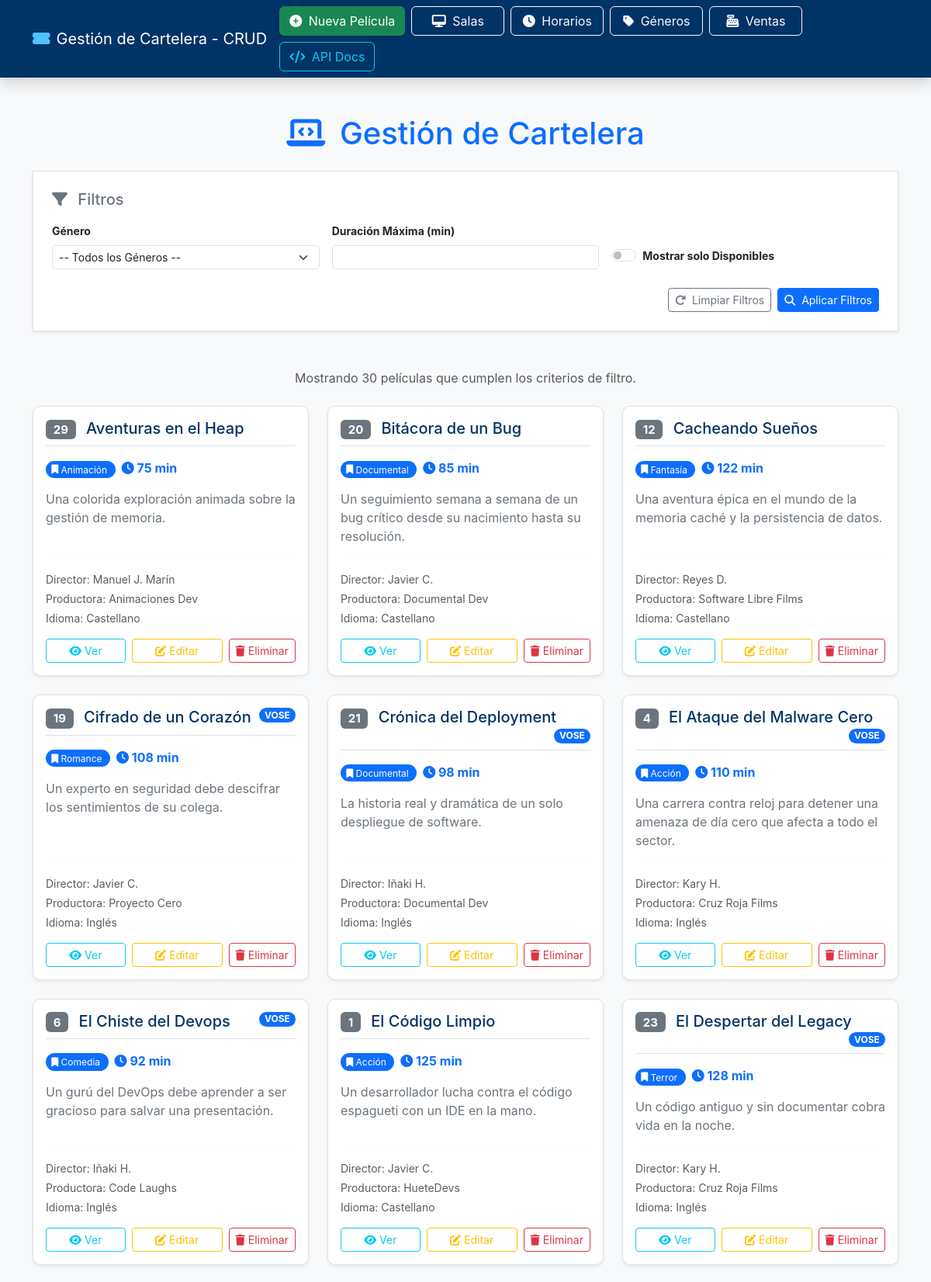
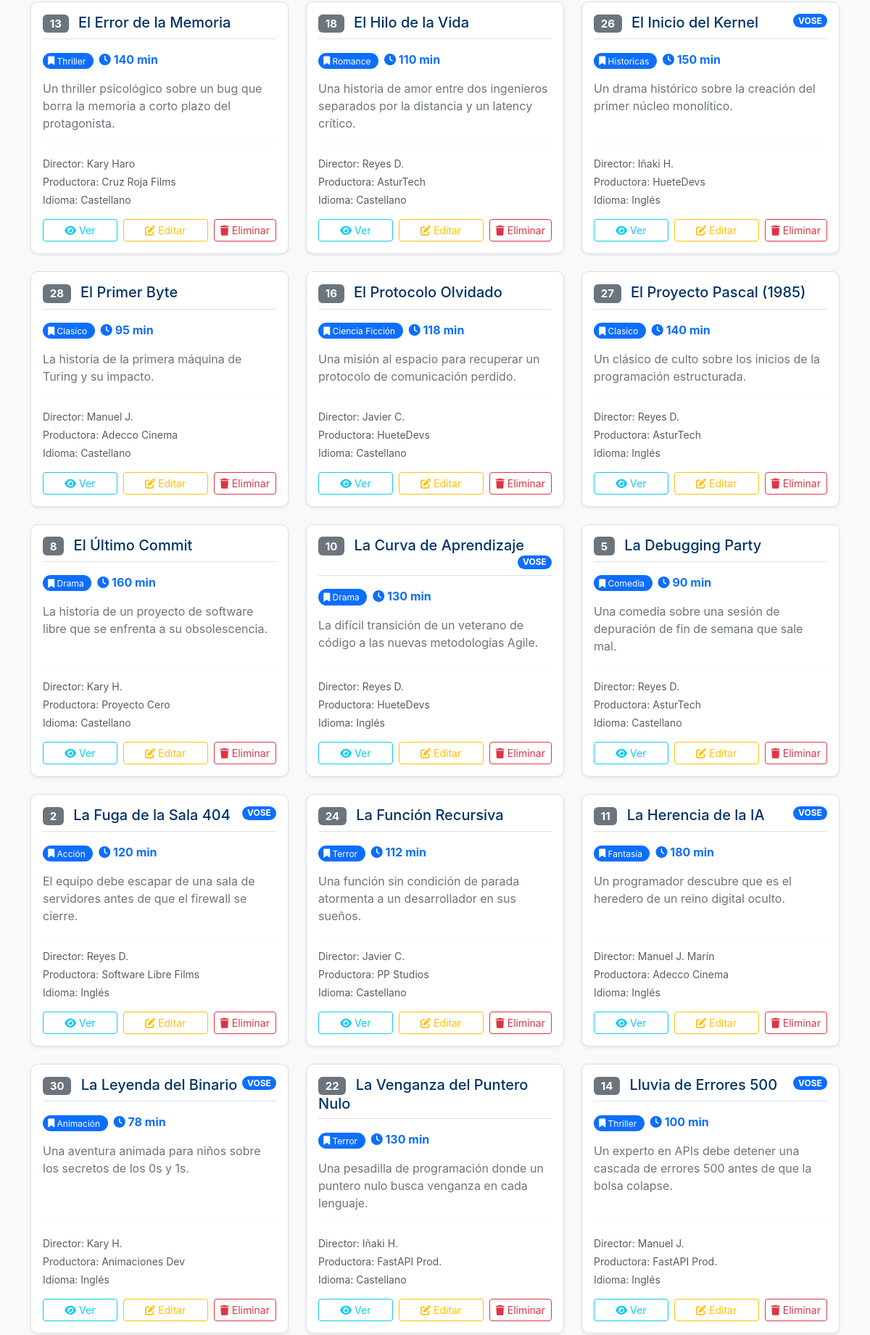
The page / (upper part) on the database its author committed (2 pictures, top to bottom).
### app/models/pelicula.py (models this page shows, shortened)
class PeliculaORM(Base):
    __tablename__ = "peliculas"
    id: Mapped[int] = mapped_column(primary_key=True, autoincrement=True)
    titulo: Mapped[str] = mapped_column(String(255), nullable=False)
    genero_id: Mapped[int] = mapped_column(ForeignKey("generos.id"), nullable=False)
    duracion: Mapped[int] = mapped_column(Integer, nullable=False) # int, no float
    disponible: Mapped[bool] = mapped_column(Boolean, default=True, nullable=False)
    director: Mapped[str | None] = mapped_column(String(100), nullable=True)
    descripcion: Mapped[str | None] = mapped_column(String(1000), nullable=True)
    trailer: Mapped[str | None] = mapped_column(String(255), nullable=True)
    productora: Mapped[str | None] = mapped_column(String(100), nullable=True)
    idioma: Mapped[str | None] = mapped_column(String(50), nullable=True)
    vose: Mapped[bool | None] = mapped_column(Boolean, nullable=True)
    actores: Mapped[list[str] | None] = mapped_column(JSON, nullable=True)
    genero: Mapped["GeneroORM"] = relationship(back_populates="peliculas")

### app/models/genero.py (models this page shows, shortened)
class GeneroORM(Base):
    __tablename__ = "generos"
    id: Mapped[int] = mapped_column(primary_key=True, autoincrement=True)
    nombre: Mapped[str] = mapped_column(String(100), nullable=False, unique=True)
    descripcion: Mapped[str | None] = mapped_column(String(500), nullable=True)
    peliculas: Mapped[List["PeliculaORM"]] = relationship(
        back_populates="genero",
        cascade="all, delete-orphan" # Opcional: si borro un género, borra sus películas
    )

### app/main.py (the view)
@app.get("/", tags=["Web UI"])
def homepage_cartelera(
    request: Request,
    db: Session = Depends(get_db),
    genero_id: Optional[str] = Query(None),
    duracion_max: Optional[str] = Query(None),
    disponible: Optional[str] = Query(None) # Recibe "True" o None
):
    clean_genero_id = int(genero_id) if genero_id and genero_id.isdigit() else None
    clean_duracion_max = int(duracion_max) if duracion_max and duracion_max.isdigit() else None
    filtro_disponible_bool = disponible == "True"
    peliculas = pelicula_service.get_peliculas_filtradas(
        db=db,
        genero_id=clean_genero_id,
        duracion_max=clean_duracion_max,
        disponible=filtro_disponible_bool
    )
    generos_disponibles = genero_service.get_all_generos(db)
    filtros_activos = {
        'genero_id': clean_genero_id,
        'duracion_max': clean_duracion_max,
        'disponible': filtro_disponible_bool
    }
    return templates.TemplateResponse(
        "index.html",
        {
            "request": request,
            "titulo": "Gestión de Cartelera - CRUD",
            "peliculas": peliculas,
            "generos": generos_disponibles,
            "filtros_activos": filtros_activos
        }
    )

### templates/index.html (shortened to what this page needs)
<!DOCTYPE html>
<html lang="es">
<head>
    <link href="https://cdn.jsdelivr.net/npm/bootstrap@5.3.3/dist/css/bootstrap.min.css" rel="stylesheet"
        xintegrity="sha384-QWTKZyjpPEjISv5WaRU9OFeRpok6YctnYmDr5pNlyT2bRjXh0JMhjY6hW+ALEwIH">
    <link rel="stylesheet" href="https://cdnjs.cloudflare.com/ajax/libs/font-awesome/6.5.2/css/all.min.css"
        xintegrity="sha512-SnH5WK+bZxgPHs44uWIX+LLMDJzL3gUq73K2qI90U8v8lC6W9lJvGvE8j+N5i3F3aH8O/2p1x9h6O2A1g==" />
</head>
<body>
    <nav class="navbar navbar-expand-lg navbar-dark shadow sticky-top">
        <div class="container">
            <a class="navbar-brand d-flex align-items-center" href="/">
                <i class="fas fa-ticket-alt me-2"></i>
                {{ titulo }}
            </a>
            <div class="collapse navbar-collapse" id="navbarNav">
                <div class="d-flex flex-wrap ms-auto gap-2 py-2 py-lg-0">
                    <a href="/peliculas/nueva" class="btn btn-success shadow-sm btn-entity">
                        <i class="fas fa-plus-circle me-1"></i> Nueva Película
                    </a>
                    <a href="/salas/" class="btn btn-outline-light btn-entity">
                        <i class="fas fa-desktop me-1"></i> Salas
                    </a>
                    <a href="/horarios/" class="btn btn-outline-light btn-entity">
                        <i class="fas fa-clock me-1"></i> Horarios
                    </a>
                    <a href="/generos/gestion" class="btn btn-outline-light btn-entity">
                        <i class="fas fa-tag me-1"></i> Géneros
                    </a>
                    <a href="/ventas/" class="btn btn-outline-light btn-entity">
                        <i class="fas fa-cash-register me-1"></i> Ventas
                    </a>
                    <a href="/docs" target="_blank" class="btn btn-outline-info btn-entity">
                        <i class="fas fa-code me-1"></i> API Docs
                    </a>
                </div>
            </div>
        </div>
    </nav>
    <main class="container my-5">
        <h1 class="text-center mb-4 text-primary-accent"><i class="fas fa-laptop-code me-2"></i> Gestión de Cartelera</h1>
        <form method="GET" action="/" class="p-4 mb-5 border rounded-lg bg-white shadow-sm">
            <h5 class="mb-3 text-secondary"><i class="fas fa-filter me-2"></i> Filtros</h5>
            <div class="row g-3">
                <div class="col-md-4">
                    <label for="genero_id" class="form-label small fw-bold">Género</label>
                    <select class="form-select form-select-sm" id="genero_id" name="genero_id">
                        <option value="">-- Todos los Géneros --</option>
                    </select>
                </div>
                <div class="col-md-4">
                    <label for="duracion_max" class="form-label small fw-bold">Duración Máxima (min)</label>
                    <input type="number" class="form-control form-control-sm" id="duracion_max" name="duracion_max" min="0"
                           value="{{ filtros_activos.duracion_max if filtros_activos.duracion_max else '' }}">
                </div>
                <div class="col-md-4 d-flex align-items-end">
                    <div class="form-check form-switch pb-1">
                        <input class="form-check-input" type="checkbox" id="disponible" name="disponible"
                               value="True" {% if filtros_activos.disponible %}checked{% endif %}>
                        <label class="form-check-label small fw-bold" for="disponible">
                            Mostrar solo Disponibles
                        </label>
                    </div>
                </div>
            </div>
            <div class="d-flex justify-content-end gap-2 mt-4">
                <a href="/" class="btn btn-outline-secondary btn-sm"><i class="fas fa-redo me-1"></i> Limpiar Filtros</a>
                <button type="submit" class="btn btn-primary btn-sm"><i class="fas fa-search me-1"></i> Aplicar Filtros</button>
            </div>
        </form>
        <p class="text-center text-muted mb-4">Mostrando {{ peliculas|length }} películas que cumplen los criterios de filtro.</p>
        <div class="row row-cols-1 row-cols-md-2 row-cols-lg-3 g-4">
            {% for pelicula in peliculas %}
            <div class="col">
                <div class="card h-100 shadow-sm">
                    <div class="card-body d-flex flex-column">
                        <h5 class="card-title border-bottom pb-2 mb-3">
                            <span class="badge bg-secondary me-2">{{ pelicula.id }}</span>
                            {{ pelicula.titulo }}
                            {% if pelicula.vose %}
                                <span class="badge bg-primary genre-badge float-end">VOSE</span>
                            {% endif %}
                        </h5>
                        <div class="mb-3">
                            <span class="genre-badge bg-primary text-white me-2">
                                <i class="fas fa-bookmark"></i>
                                {{ pelicula.genero.nombre if pelicula.genero else 'Sin Género' }}
                            </span>
                            <span class="duration">
                                <i class="fas fa-clock"></i> {{ pelicula.duracion }} min
                            </span>
                        </div>
                        <p class="card-text text-secondary">{{ pelicula.descripcion|truncate(150) }}</p>
                        <div class="mt-auto pt-3 border-top border-light">
                            <p class="mb-1 small text-muted">Director: {{ pelicula.director if pelicula.director else 'Desconocido' }}</p>
                            <p class="mb-1 small text-muted">Productora: {{ pelicula.productora if pelicula.productora else 'N/A' }}</p>
                            <p class="mb-1 small text-muted">Idioma: {{ pelicula.idioma if pelicula.idioma else 'N/A' }}</p>
                            <div class="d-flex gap-2 mt-3">
                                <a href="/peliculas/{{ pelicula.id }}" class="btn btn-outline-info btn-sm flex-fill">
                                    <i class="fas fa-eye"></i> Ver
                                </a>
                                <a href="/peliculas/editar/{{ pelicula.id }}" class="btn btn-outline-warning btn-sm flex-fill">
                                    <i class="fas fa-edit"></i> Editar
                                </a>
                                <button type="button"
                                        class="btn btn-outline-danger btn-sm"
                                        data-bs-toggle="modal"
                                        data-bs-target="#deleteConfirmModal"
                                        data-pelicula-id="{{ pelicula.id }}"
                                        data-pelicula-titulo="{{ pelicula.titulo }}">
                                    <i class="fas fa-trash"></i> Eliminar
                                </button>
                            </div>
                        </div>
                    </div>
                </div>
            </div>
            {% endfor %}
        </div>
    </main>
</body>
</html>

### templates/index.html (style rules this page uses)
body { background-color: #f8f9fa; color: #212529; font-family: 'Inter', sans-serif; }
.navbar { background-color: #003366 !important; }
.navbar-brand i { color: #4dc3ff; }
.card { background-color: #ffffff; border: 1px solid #dee2e6; transition: transform 0.2s, box-shadow 0.2s; border-radius: 10px; box-shadow: 0 4px 8px rgba(0, 51, 102, 0.05); }
.card-title { color: #003366 !important; }
.genre-badge { font-size: 0.75rem; padding: 0.3em 0.6em; border-radius: 50px; }
.duration { font-weight: bold; color: #0d6efd; }
.text-primary-accent { color: #0d6efd !important; }
.btn-entity { white-space: nowrap; min-width: 120px; }

### rows shown on the page
PeliculaORM: id "29", titulo "Aventuras en el Heap", genero "Animación", duracion "75", descripcion "Una colorida exploración animada sobre la gestión de memoria.", director "Manuel J. Marín", productora "Animaciones Dev", idioma "Castellano"
PeliculaORM: id "20", titulo "Bitácora de un Bug", genero "Documental", duracion "85", descripcion "Un seguimiento semana a semana de un bug crítico desde su nacimiento hasta su resolución.", director "Javier C.", productora "Documental Dev", idioma "Castellano"
PeliculaORM: id "12", titulo "Cacheando Sueños", genero "Fantasía", duracion "122", descripcion "Una aventura épica en el mundo de la memoria caché y la persistencia de datos.", director "Reyes D.", productora "Software Libre Films", idioma "Castellano"
PeliculaORM: id "19", titulo "Cifrado de un Corazón", vose "VOSE", genero "Romance", duracion "108", descripcion "Un experto en seguridad debe descifrar los sentimientos de su colega.", director "Javier C.", productora "Proyecto Cero", idioma "Inglés"
PeliculaORM: id "21", titulo "Crónica del Deployment", vose "VOSE", genero "Documental", duracion "98", descripcion "La historia real y dramática de un solo despliegue de software.", director "Iñaki H.", productora "Documental Dev", idioma "Inglés"
PeliculaORM: id "4", titulo "El Ataque del Malware Cero", vose "VOSE", genero "Acción", duracion "110", descripcion "Una carrera contra reloj para detener una amenaza de día cero que afecta a todo el sector.", director "Kary H.", productora "Cruz Roja Films", idioma "Inglés"
PeliculaORM: id "6", titulo "El Chiste del Devops", vose "VOSE", genero "Comedia", duracion "92", descripcion "Un gurú del DevOps debe aprender a ser gracioso para salvar una presentación.", director "Iñaki H.", productora "Code Laughs", idioma "Inglés"
PeliculaORM: id "1", titulo "El Código Limpio", genero "Acción", duracion "125", descripcion "Un desarrollador lucha contra el código espagueti con un IDE en la mano.", director "Javier C.", productora "HueteDevs", idioma "Castellano"
PeliculaORM: id "23", titulo "El Despertar del Legacy", vose "VOSE", genero "Terror", duracion "128", descripcion "Un código antiguo y sin documentar cobra vida en la noche.", director "Kary H.", productora "Cruz Roja Films", idioma "Inglés"
PeliculaORM: id "13", titulo "El Error de la Memoria", genero "Thriller", duracion "140", descripcion "Un thriller psicológico sobre un bug que borra la memoria a corto plazo del protagonista.", director "Kary Haro", productora "Cruz Roja Films", idioma "Castellano"
PeliculaORM: id "18", titulo "El Hilo de la Vida", genero "Romance", duracion "110", descripcion "Una historia de amor entre dos ingenieros separados por la distancia y un latency crítico.", director "Reyes D.", productora "AsturTech", idioma "Castellano"
PeliculaORM: id "26", titulo "El Inicio del Kernel", vose "VOSE", genero "Historicas", duracion "150", descripcion "Un drama histórico sobre la creación del primer núcleo monolítico.", director "Iñaki H.", productora "HueteDevs", idioma "Inglés"
PeliculaORM: id "28", titulo "El Primer Byte", genero "Clasico", duracion "95", descripcion "La historia de la primera máquina de Turing y su impacto.", director "Manuel J.", productora "Adecco Cinema", idioma "Castellano"
PeliculaORM: id "16", titulo "El Protocolo Olvidado", genero "Ciencia Ficción", duracion "118", descripcion "Una misión al espacio para recuperar un protocolo de comunicación perdido.", director "Javier C.", productora "HueteDevs", idioma "Castellano"
PeliculaORM: id "27", titulo "El Proyecto Pascal (1985)", genero "Clasico", duracion "140", descripcion "Un clásico de culto sobre los inicios de la programación estructurada.", director "Reyes D.", productora "AsturTech", idioma "Inglés"
PeliculaORM: id "8", titulo "El Último Commit", genero "Drama", duracion "160", descripcion "La historia de un proyecto de software libre que se enfrenta a su obsolescencia.", director "Kary H.", productora "Proyecto Cero", idioma "Castellano"
PeliculaORM: id "10", titulo "La Curva de Aprendizaje", vose "VOSE", genero "Drama", duracion "130", descripcion "La difícil transición de un veterano de código a las nuevas metodologías Agile.", director "Reyes D.", productora "HueteDevs", idioma "Inglés"
PeliculaORM: id "5", titulo "La Debugging Party", genero "Comedia", duracion "90", descripcion "Una comedia sobre una sesión de depuración de fin de semana que sale mal.", director "Reyes D.", productora "AsturTech", idioma "Castellano"
PeliculaORM: id "2", titulo "La Fuga de la Sala 404", vose "VOSE", genero "Acción", duracion "120", descripcion "El equipo debe escapar de una sala de servidores antes de que el firewall se cierre.", director "Reyes D.", productora "Software Libre Films", idioma "Inglés"
PeliculaORM: id "24", titulo "La Función Recursiva", genero "Terror", duracion "112", descripcion "Una función sin condición de parada atormenta a un desarrollador en sus sueños.", director "Javier C.", productora "PP Studios", idioma "Castellano"
PeliculaORM: id "11", titulo "La Herencia de la IA", vose "VOSE", genero "Fantasía", duracion "180", descripcion "Un programador descubre que es el heredero de un reino digital oculto.", director "Manuel J. Marín", productora "Adecco Cinema", idioma "Inglés"
PeliculaORM: id "30", titulo "La Leyenda del Binario", vose "VOSE", genero "Animación", duracion "78", descripcion "Una aventura animada para niños sobre los secretos de los 0s y 1s.", director "Kary H.", productora "Animaciones Dev", idioma "Inglés"
PeliculaORM: id "22", titulo "La Venganza del Puntero Nulo", genero "Terror", duracion "130", descripcion "Una pesadilla de programación donde un puntero nulo busca venganza en cada lenguaje.", director "Iñaki H.", productora "FastAPI Prod.", idioma "Castellano"
PeliculaORM: id "14", titulo "Lluvia de Errores 500", vose "VOSE", genero "Thriller", duracion "100", descripcion "Un experto en APIs debe detener una cascada de errores 500 antes de que la bolsa colapse.", director "Manuel J.", productora "FastAPI Prod.", idioma "Inglés"

### other values the page prints
{{ titulo }} "Gestión de Cartelera - CRUD"
{{ peliculas|length }} "30"
